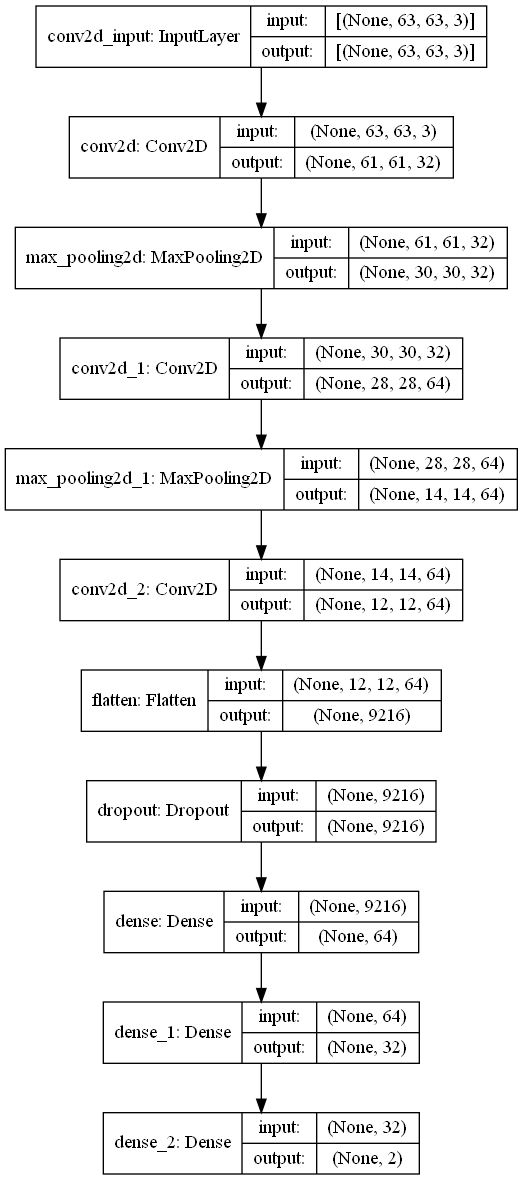

The Python source for this figure:
from keras import layers
from keras import models
from load_dataset import load_dataset
from keras.utils.vis_utils import plot_model


def train_and_test():
    print("构建模型")
    model = models.Sequential()
    model.add(layers.Conv2D(32, (3, 3), activation='relu', input_shape=(63, 63, 3)))
    model.add(layers.MaxPooling2D((2, 2)))
    model.add(layers.Conv2D(64, (3, 3), activation='relu'))
    model.add(layers.MaxPooling2D((2, 2)))
    model.add(layers.Conv2D(64, (3, 3), activation='relu'))
    model.add(layers.Flatten())
    model.add(layers.Dropout(0.5))
    model.add(layers.Dense(64, activation='relu'))
    model.add(layers.Dense(32, activation='relu'))
    model.add(layers.Dense(2, activation='softmax'))
    print("开始导入数据集")
    x_train, y_train, x_test, y_test = load_dataset()
    print("数据集导入完成")
    model.compile(optimizer='rmsprop', loss='binary_crossentropy', metrics=['accuracy'])
    model.fit(x_train, y_train, epochs=5, batch_size=400)
    print("训练完成")
    print(model.summary())
    model.save('CAImodel.h5')
    # test_loss, test_acc = model.evaluate(x_test, y_test)
    # print("loss:")
    # print(test_loss)
    # print("acc:")
    # print(test_acc)

